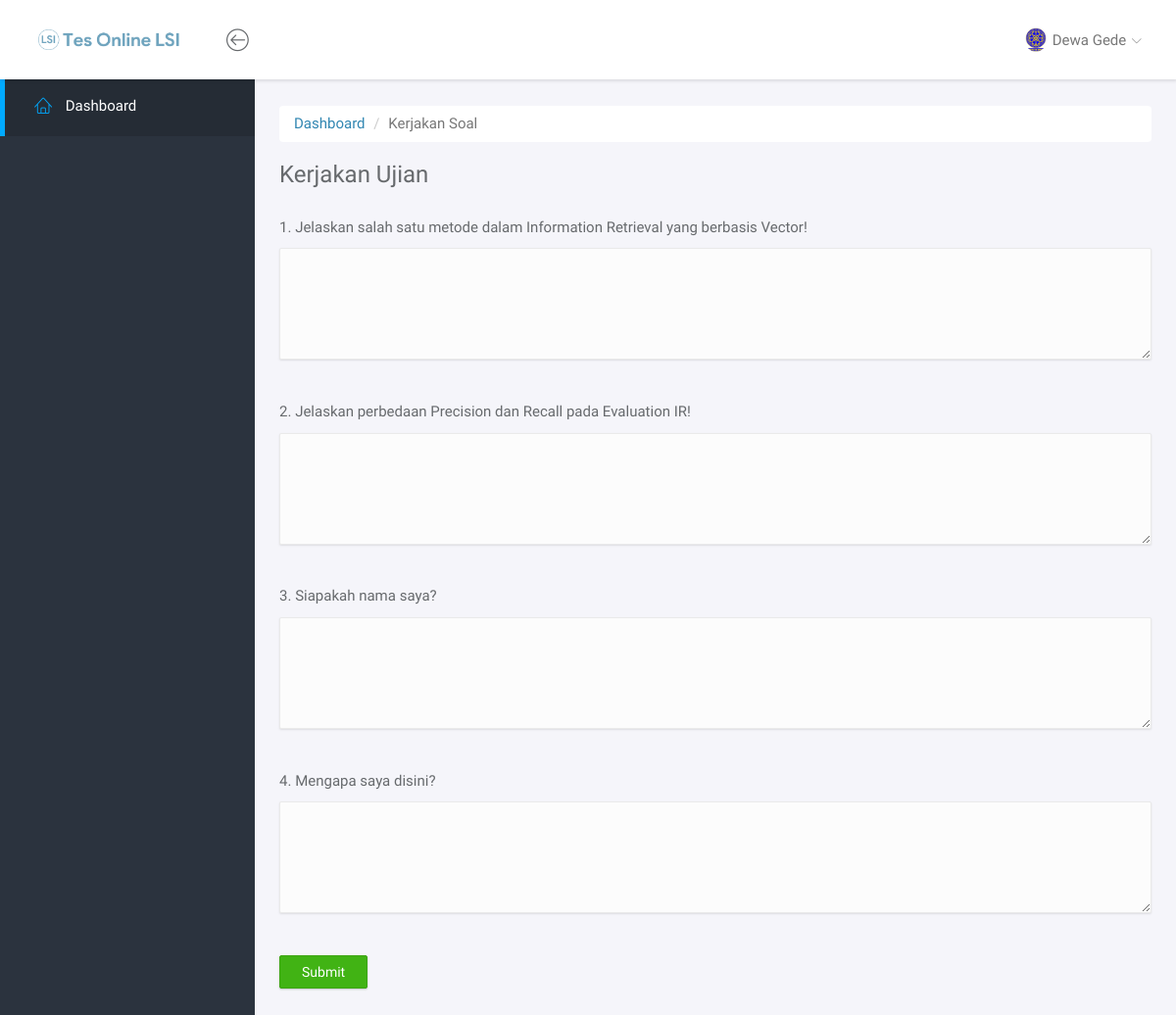
Page /mahasiswa/kerjakan/1 (signed in) on the committed database.
### tables this page shows
CREATE TABLE `tb_soal` (
  `id_soal` int(10) NOT NULL AUTO_INCREMENT,
  `nomor_soal` int(2) DEFAULT NULL,
  `id_ujian` int(11) DEFAULT NULL,
  `soal` varchar(255) DEFAULT NULL,
  PRIMARY KEY (`id_soal`),
  KEY `id_ujian` (`id_ujian`),
  CONSTRAINT `tb_soal_ibfk_1` FOREIGN KEY (`id_ujian`) REFERENCES `tb_ujian` (`id_ujian`)
);

### include/mahasiswa/content_kerjakan_soal.php (the view, shortened to what this page needs)
<?php
	$id_ujian = $sluguriaksi;
?>
<div class="main">
	<div class="main-content">
		<div class="container-fluid">
			<nav aria-label="breadcrumb" role="navigation">
			  <ol class="breadcrumb" style="background:#fff">
			    <li class="breadcrumb-item"><a href="<?php echo $web_url."mahasiswa"?>">Dashboard</a></li>
			    <li class="breadcrumb-item active" aria-current="page">Kerjakan Soal</li>
			  </ol>
			</nav>
			<h3 class="page-title">Kerjakan Ujian</h3>
			<form id="form" action="" method="POST">
			<?php
				$semua_soal = mysqli_query($conn, "SELECT * FROM tb_soal INNER JOIN tb_ujian ON tb_soal.`id_ujian`=tb_ujian.`id_ujian` WHERE tb_ujian.`id_ujian`=$id_ujian ORDER BY nomor_soal");
				foreach ($semua_soal as $soal) {
			?>
				<p><?php echo $soal['nomor_soal'].". ".$soal['soal']?></p>
				<textarea class="form-control" type="text" name="jawaban_mhs<?php echo $soal['id_soal']?>" rows="5"></textarea>
				<br /><br />
			<?php
				}
			?>
				<input type="submit" name="submit" class="btn btn-success" />
			</form>
		</div>
	</div>
</div>

### template/css/main.css (style rules this page uses)
html { position: relative; min-height: 100%; }
body { background-color: #F3F5F8; font-family: "Source Sans Pro", sans-serif; font-size: 15px; color: #676a6d; }
a { color: #3287B2; }
.page-title { margin-top: 0; margin-bottom: 30px; font-weight: 300; }
#wrapper .main { -webkit-transition: all 0.3s ease-in-out; -moz-transition: all 0.3s ease-in-out; -ms-transition: all 0.3s ease-in-out; -o-transition: all 0.3s ease-in-out; transition: all 0.3s ease-in-out; width: calc(100% - 260px); left: 0; position: relative; float: right; background-color: #f5f5fa; }
#wrapper #sidebar-nav, #wrapper .main { padding-top: 80px; }
.main-content { padding: 28px 10px; }
html.fullscreen-bg, html.fullscreen-bg body, html.fullscreen-bg #wrapper { height: 100%; }
.form-control { -moz-box-shadow: 0px 1px 2px 0 rgba(0, 0, 0, 0.1); -webkit-box-shadow: 0px 1px 2px 0 rgba(0, 0, 0, 0.1); box-shadow: 0px 1px 2px 0 rgba(0, 0, 0, 0.1); -webkit-border-radius: 2px; -moz-border-radius: 2px; border-radius: 2px; border-color: #eaeaea; background-color: #fcfcfc; }
.btn { -webkit-border-radius: 2px; -moz-border-radius: 2px; border-radius: 2px; -moz-box-shadow: 0px 1px 2px 0 rgba(0, 0, 0, 0.2); -webkit-box-shadow: 0px 1px 2px 0 rgba(0, 0, 0, 0.2); box-shadow: 0px 1px 2px 0 rgba(0, 0, 0, 0.2); padding: 6px 22px; }
.btn-success { background-color: #41B314; border-color: #3ca512; }

### rows in the picture
tb_soal: nomor_soal "1", soal "Jelaskan salah satu metode dalam Information Retrieval yang berbasis Vector!"
tb_soal: nomor_soal "2", soal "Jelaskan perbedaan Precision dan Recall pada Evaluation IR!"
tb_soal: nomor_soal "3", soal "Siapakah nama saya?"
tb_soal: nomor_soal "4", soal "Mengapa saya disini?"

### other values in the picture
$_SESSION['nama_mhs'] "Dewa Gede"
